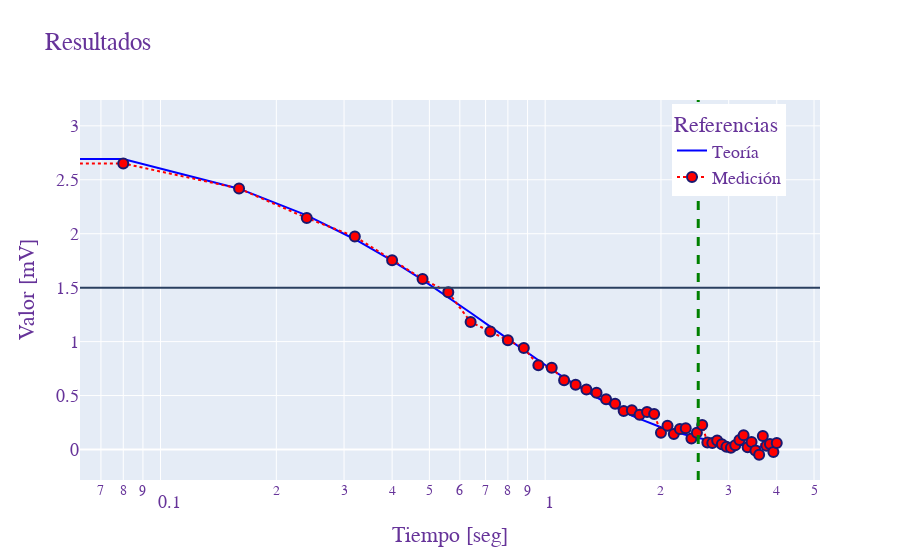

Source (notebook cell):
### Code cell
fig.update_xaxes(type='log')

fig.show()
